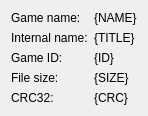
<?xml version="1.0" encoding="UTF-8"?>
<ui version="4.0">
 <class>ROMInfo</class>
 <widget class="QDialog" name="ROMInfo">
  <property name="geometry">
   <rect>
    <x>0</x>
    <y>0</y>
    <width>236</width>
    <height>146</height>
   </rect>
  </property>
  <property name="windowTitle">
   <string>ROM Info</string>
  </property>
  <layout class="QFormLayout" name="formLayout">
   <property name="sizeConstraint">
    <enum>QLayout::SetFixedSize</enum>
   </property>
   <property name="fieldGrowthPolicy">
    <enum>QFormLayout::FieldsStayAtSizeHint</enum>
   </property>
   <item row="0" column="0">
    <widget class="QLabel" name="label_5">
     <property name="text">
      <string>Game name:</string>
     </property>
    </widget>
   </item>
   <item row="0" column="1">
    <widget class="QLabel" name="name">
     <property name="text">
      <string notr="true">{NAME}</string>
     </property>
     <property name="wordWrap">
      <bool>true</bool>
     </property>
     <property name="textInteractionFlags">
      <set>Qt::LinksAccessibleByMouse|Qt::TextSelectableByKeyboard|Qt::TextSelectableByMouse</set>
     </property>
    </widget>
   </item>
   <item row="1" column="0">
    <widget class="QLabel" name="label">
     <property name="text">
      <string>Internal name:</string>
     </property>
    </widget>
   </item>
   <item row="1" column="1">
    <widget class="QLabel" name="title">
     <property name="text">
      <string notr="true">{TITLE}</string>
     </property>
     <property name="textInteractionFlags">
      <set>Qt::LinksAccessibleByMouse|Qt::TextSelectableByKeyboard|Qt::TextSelectableByMouse</set>
     </property>
    </widget>
   </item>
   <item row="2" column="0">
    <widget class="QLabel" name="label_2">
     <property name="text">
      <string>Game ID:</string>
     </property>
    </widget>
   </item>
   <item row="2" column="1">
    <widget class="QLabel" name="id">
     <property name="text">
      <string notr="true">{ID}</string>
     </property>
     <property name="textInteractionFlags">
      <set>Qt::LinksAccessibleByMouse|Qt::TextSelectableByKeyboard|Qt::TextSelectableByMouse</set>
     </property>
    </widget>
   </item>
   <item row="3" column="0">
    <widget class="QLabel" name="label_3">
     <property name="text">
      <string>File size:</string>
     </property>
    </widget>
   </item>
   <item row="3" column="1">
    <widget class="QLabel" name="size">
     <property name="text">
      <string notr="true">{SIZE}</string>
     </property>
     <property name="textInteractionFlags">
      <set>Qt::LinksAccessibleByMouse|Qt::TextSelectableByKeyboard|Qt::TextSelectableByMouse</set>
     </property>
    </widget>
   </item>
   <item row="4" column="0">
    <widget class="QLabel" name="label_4">
     <property name="text">
      <string>CRC32:</string>
     </property>
    </widget>
   </item>
   <item row="4" column="1">
    <widget class="QLabel" name="crc">
     <property name="text">
      <string notr="true">{CRC}</string>
     </property>
     <property name="textInteractionFlags">
      <set>Qt::LinksAccessibleByMouse|Qt::TextSelectableByKeyboard|Qt::TextSelectableByMouse</set>
     </property>
    </widget>
   </item>
  </layout>
 </widget>
 <resources/>
 <connections/>
</ui>
